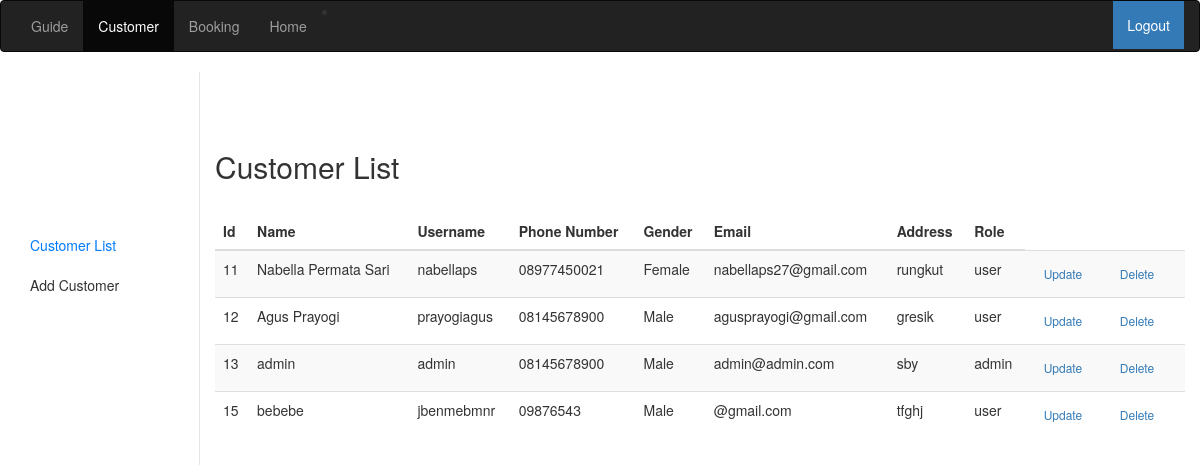
Screenshot of /admin-pelanggan.php with the database file from the repository.
### tables this page shows
CREATE TABLE `user` (
  `name` varchar(100) NOT NULL,
  `username` varchar(100) NOT NULL,
  `no_telp` varchar(20) NOT NULL,
  `jns_kelamin` varchar(10) NOT NULL,
  `email` varchar(100) NOT NULL,
  `address` varchar(100) NOT NULL,
  `password` varchar(100) NOT NULL,
  `id_user` int(10) NOT NULL,
  `role` enum('user','admin') NOT NULL
);

### admin-pelanggan.php (the view, shortened to what this page needs)
<?php
  include ('conn.php');
?>
<!DOCTYPE html>
<html>
  <head>
    <link href="assets/css/dashboard.css" rel="stylesheet">
    <link rel="stylesheet" href="https://maxcdn.bootstrapcdn.com/bootstrap/3.3.7/css/bootstrap.min.css">
  </head>
  <body>
  <nav class="navbar navbar-inverse">
  <div class="container-fluid">
    <ul class="nav navbar-nav">
      <li><a href="admin-guide.php">Guide</a></li>
      <li class="active"><a href="admin-pelanggan.php">Customer</a></li>
      <li><a href="admin-order.php">Booking</a></li>
      <li><a href="index-admin.php">Home</a></li>
    </ul>
    <li><a style="float:right; display:block; padding:14px; background:#337ab7; color:white" href="logout.php">Logout</a></li>
  </div>
</nav>
    <div class="container-fluid">
      <div class="row">
        <nav class="col-md-2 d-none d-md-block bg-light sidebar">
          <div class="sidebar-sticky">
            <ul class="nav flex-column" style="margin-top:100px;">
               <li class="nav-item">
                <a class="nav-link active" href="<?php echo "admin-pelanggan.php"; ?>">Customer List</a>
              </li>
              <li class="nav-item">
                <a class="nav-link" href="<?php echo "admin-add-pelanggan.php"; ?>">Add Customer</a>
              </li>
            </ul>
          </div>
        </nav>
        <main role="main" class="col-md-9 ml-sm-auto col-lg-10 px-4">
          <h2 style="margin: 30px 0 30px 0;">Customer List</h2>
          <div class="table-responsive">
            <table class="table table-striped table-sm">
              <thead>
                <tr>
                  <th>Id</th>
                  <th>Name</th>
                  <th>Username</th>
                  <th>Phone Number</th>
                  <th>Gender</th>
                  <th>Email</th>
                  <th>Address</th>
                  <th>Role</th>
                </tr>
              </thead>
              <tbody>
                <?php
                  $query = "SELECT * FROM user";
                  $result = $conn->query($query);
                 ?>
                 <?php while($data = $result->fetch(PDO::FETCH_ASSOC) ): ?>
                  <tr>
                    <td><?php echo $data['id_user'];  ?></td>
                    <td><?php echo $data['name'];  ?></td>
                    <td><?php echo $data['username'];  ?></td>
                    <td><?php echo $data['no_telp'];  ?></td>
                    <td><?php echo $data['jns_kelamin'];  ?></td>
                    <td><?php echo $data['email'];  ?></td>
                    <td><?php echo $data['address'];  ?></td>
                    <td><?php echo $data['role'];  ?></td>
                    <td>
                      <a href="<?php echo "admin-update-pelanggan.php?id_user=".$data['id_user']; ?>" class="btn btn-outline-warning btn-sm"> Update</a>
                      <a href="<?php echo "admin-delete-pelanggan.php?id_user=".$data['id_user']; ?>" class="btn btn-outline-danger btn-sm"> Delete</a>
                    </td>
                  </tr>
                 <?php endwhile ?>
              </tbody>
            </table>
          </div>
        </main>
      </div>
    </div>
  </body>
</html>

### assets/css/dashboard.css (style rules this page uses)
body { font-size: .875rem; }
.sidebar { position: fixed; top: 0; bottom: 0; left: 0; z-index: 100; padding: 48px 0 0; box-shadow: inset -1px 0 0 rgba(0, 0, 0, .1); }
.sidebar-sticky { position: relative; top: 0; height: calc(100vh - 48px); padding-top: .5rem; overflow-x: hidden; overflow-y: auto; }
.sidebar .nav-link { font-weight: 500; color: #333; }
.sidebar .nav-link.active { color: #007bff; }
[role="main"] { padding-top: 48px; }

### rows the page displays
user: id_user "11", name "Nabella Permata Sari", username "nabellaps", no_telp "08977450021", jns_kelamin "Female", email "nabellaps27@gmail.com", address "rungkut", role "user"
user: id_user "12", name "Agus Prayogi", username "prayogiagus", no_telp "08145678900", jns_kelamin "Male", email "agusprayogi@gmail.com", address "gresik", role "user"
user: id_user "13", name "admin", username "admin", no_telp "08145678900", jns_kelamin "Male", email "admin@admin.com", address "sby", role "admin"
user: id_user "15", name "bebebe", username "jbenmebmnr", no_telp "09876543", jns_kelamin "Male", email "@gmail.com", address "tfghj", role "user"
